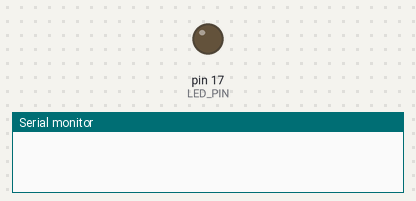
Recording of a sketch running on a simulated Arduino Uno, built with avr-gcc and run on an emulated ATmega328P. On the bench: output pins drawn as LEDs (lit = HIGH), the last lines printed to the serial monitor.

Above: at 0.1 s.
At 4.6 s:
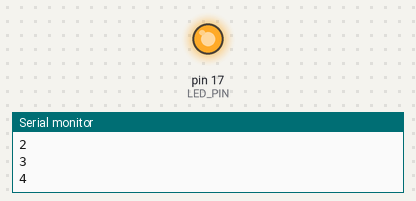
Timing chart, 0 to 6.1 s (numbered marks = the images above):
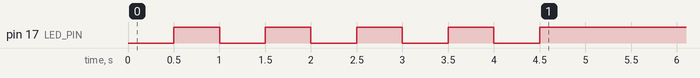

The sketch:

lab4.1.ino
```cpp
#define LED_PIN 17
void setup() {
    Serial.begin(115200);
 pinMode(LED_PIN, OUTPUT);
    int count = 1;
    while (count <= 5) {

        digitalWrite(LED_PIN, LOW);
        delay(500);
        digitalWrite(LED_PIN, HIGH);
        delay(500);
        Serial.println(count);
        count++;
    }
    count =5;
    while (count >= 1) {
        Serial.println(count);
        count--;

}
}


void loop() {
}
```
